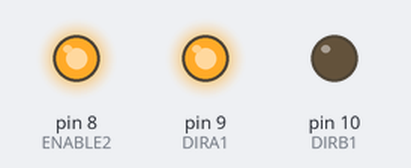
Recording of a sketch running on a simulated Arduino Uno, built with avr-gcc and run on an emulated ATmega328P. Parts: output pins drawn as LEDs (lit = HIGH).

Above: at 0.1 s.
Timing chart, 0 to 1.6 s (numbered marks = the images above):
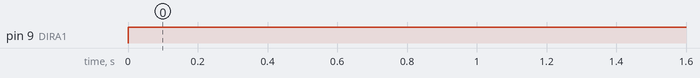

Measured:
- by itself, pin 9 (DIRA1): LOW → HIGH at 0.00 s

The sketch:

practica_ii1.ino
```cpp
int DIRA1 = 9;
int DIRB1 = 10;

int ENABLE2 = 8;

void setup() {
	Serial.begin(9600);
  	pinMode(DIRA1,OUTPUT);
  	pinMode(DIRB1,OUTPUT);

  	pinMode(ENABLE2,OUTPUT);

	digitalWrite(ENABLE2,HIGH);
}

void loop() {

  digitalWrite(DIRA1, HIGH);
  digitalWrite(DIRB1, LOW);
}

/*

void setup(){

}

void loop(){

}*/
```
